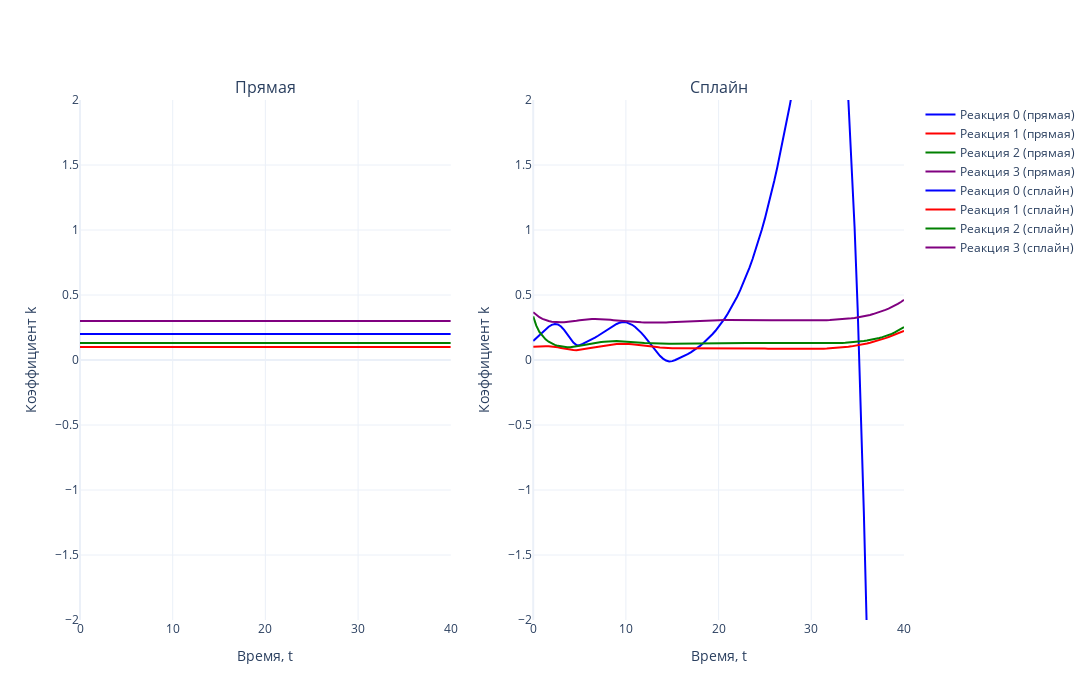

Here is the notebook cell this chart was saved with:
### Markdown cell above
Скачки всё равно остаются, и чем дальше по времени, тем сильнее графики колбасит

### Code cell
# Задаем цвета (4 цвета для реакций)
colors = ['blue', 'red', 'green', 'purple']

# Создаем два подграфика (2 столбца, 1 строка)
fig = make_subplots(rows=1, cols=2, subplot_titles=['Прямая', 'Сплайн'])

# Первый график (прямая задача)
for i in range(N_REACTION):  
    fig.add_trace(go.Scatter(
        x=tsteps, 
        y=K_TRUE[i, :], 
        mode='lines', 
        name=f'Реакция {i} (прямая)',
        line=dict(color=colors[i % len(colors)])  # Применяем цвета циклично
    ), row=1, col=1)

# Второй график (обратная задача)
for i in range(N_REACTION):  
    fig.add_trace(go.Scatter(
        x=tsteps, 
        y=k_spline_2[i, :], 
        mode='lines', 
        name=f'Реакция {i} (сплайн)',
        line=dict(color=colors[i % len(colors)])  # Применяем цвета циклично
    ), row=1, col=2)

# Настройки общего макета
fig.update_layout(
    template='plotly_white',
    width=1400,  # Общая ширина холста
    height=700,  # Высота холста
    showlegend=True
)

# Ограничение оси Y
fig.update_yaxes(range=[-2, 2], title_text='Коэффициент k', row=1, col=1)
fig.update_yaxes(range=[-2, 2], title_text='Коэффициент k', row=1, col=2)

# Подписи оси X
fig.update_xaxes(title_text='Время, t', row=1, col=1)
fig.update_xaxes(title_text='Время, t', row=1, col=2)

# Отображение графика
fig.show()
